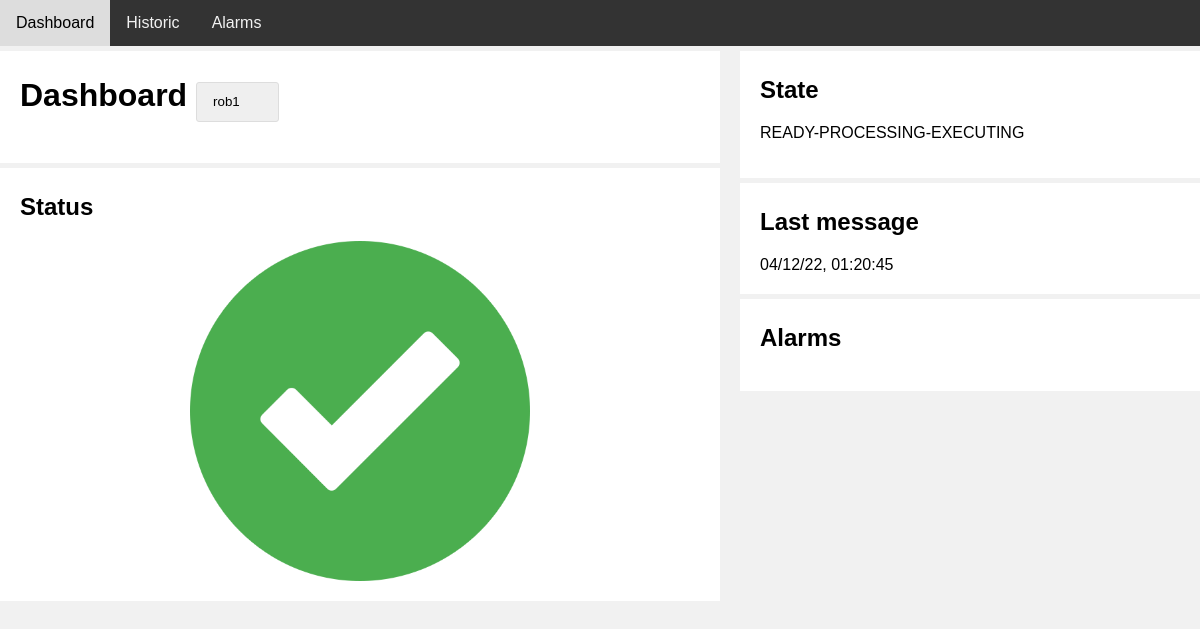
The app's page /dashboard, older data.
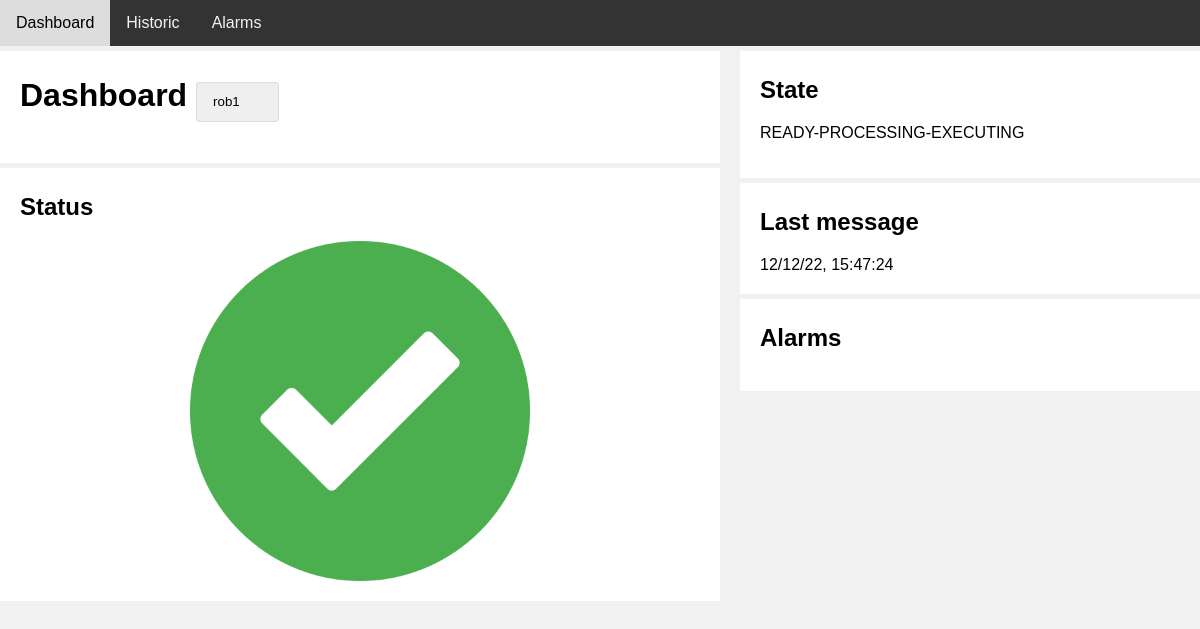
The same page, newer data.
### tables this page shows
CREATE TABLE "Robot" (
    "id"	INTEGER NOT NULL UNIQUE,
    "deviceId"	TEXT,
    "state"	TEXT,
    "time"	INTEGER,
    PRIMARY KEY("id" AUTOINCREMENT));

### views.py (the view)
@app.route("/")
@app.route("/dashboard")
@app.route("/dashboard/<string:id>")
def dashboard_(id: str = controller.id):
    return render_template("dashboard.html", **controller.dashboard(id))

### controller.py (called while the page is built)
    def dashboard(self, id=None) -> dict:
        if id is not None:
            self.id = id
        robot = database.SELECT_ROBOT(self.id)
        return {"id": self.id, "robot": robot, "robots": model.robots}

### database.py (called while the page is built)
def dict_factory(cursor, row):
    d = {}
    for idx, col in enumerate(cursor.description):
        d[col[0]] = row[idx]
    return d

    def convert(self):
        if type(self.time) == str:
            self.time = int(mktime(datetime.strptime(
                self.time.replace(" ", "T")[0:19], "%Y-%m-%dT%H:%M:%S").timetuple()))

    def execute(self, request: str, commit: bool = False) -> list:
        try:
            self.__cursor.execute(request)
        except Error as error:
            log.error(f" SQLite({error.args}) Request: {request}")
        if commit:
            self.__connexion.commit()
        return self.__cursor.fetchall()

    def __SELECT(self, table: str, element: tuple = ('*'), condition: str = str(True)) -> list:
        return self.execute(f"SELECT {element} FROM {table} WHERE {condition}")

    def SELECT_ROBOT(self, deviceId: int) -> Robot:
        return Robot(self.__SELECT(ROBOT, condition=f"{deviceId=}")[0])

### views.py (called while the page is built)
@app.template_filter()
def timestamp2date(value, format="%d/%m/%y, %H:%M:%S"):
    return datetime.fromtimestamp(value+60*60*2).strftime(format)

### templates/dashboard.html (shortened to what this page needs)
<!DOCTYPE html>
<html lang="en">
<head>
    <link rel="stylesheet" href="/static/css/stylesheet.css"/>
</head>
<body>
    <div class="topnav">
        <a href="/dashboard/{{id}}">Dashboard</a>
        <a href="/historic/{{id}}">Historic</a>
        <a href="/alarms/{{id}}">Alarms</a>
    </div>
    <div class="row">
        <div class="leftcolumn">
            <div class="card">
                <h1>Dashboard
                    <select class="select" id="select" onChange="location = this.value">
                        {% for r in robots %}
                        <option value="/dashboard/{{ r }}" {% if r == id %}selected{% endif %}>{{ r }}</option>
                        {% endfor %}
                    </select>
                </h1>
            </div>
            <div class="card">
                <h2>Status</h2>
                <img id="status" alt="" height="" width="" class="center" src="/static/icons/{{ robot.state }}.png"/>
            </div>
        </div>
        <div class="rightcolumn">
            <div class="card">
                <h2>State</h2>
                    <p id="state">{{robot.state}}</p>
            </div>
            <div class="card">
                <h2>Last message</h2>
                <time id="time">{{robot.time|timestamp2date}}</time>
            </div>
            <div class="card">
                <h2>Alarms</h2>
            </div>
        </div>
    </div>
</body>
</html>

### static/css/stylesheet.css (style rules this page uses)
* { box-sizing: border-box; }
body { font-family: Arial; padding: 10px; background: #f1f1f1; }
.topnav { overflow: hidden; background-color: #333; }
.topnav a { float: left; display: block; color: #f2f2f2; text-align: center; padding: 14px 16px; text-decoration: none; }
.leftcolumn { float: left; width: 60%; }
.rightcolumn { float: left; width: 40%; background-color: #f1f1f1; padding-left: 20px; }
.center { display: block; margin-left: auto; margin-right: auto; width: 50%; text-align: center; }
.card { background-color: white; padding: 20px; padding-top: 5px; margin-top: 5px; }
.row:after { content: ""; display: table; clear: both; }
html, body, #container { width: 100%; height: 100%; margin: 0; padding: 0; }
.select { -webkit-appearance: none; -moz-appearance: none; appearance: none; height: 40px; padding: 10px 38px 10px 16px; background-size: 10px; transition: border-color .1s ease-in-out,box-shadow .1s ease-in-out; border: 1px solid #ddd; border-radius: 3px; }
::placeholder { color: black; opacity: 1; }

Row changes from the older to the newer data that the page shows:
changed Robot "READY-PROCESSING-EXECUTING": time "04/12/22, 01:20:45" → "12/12/22, 15:47:24"
